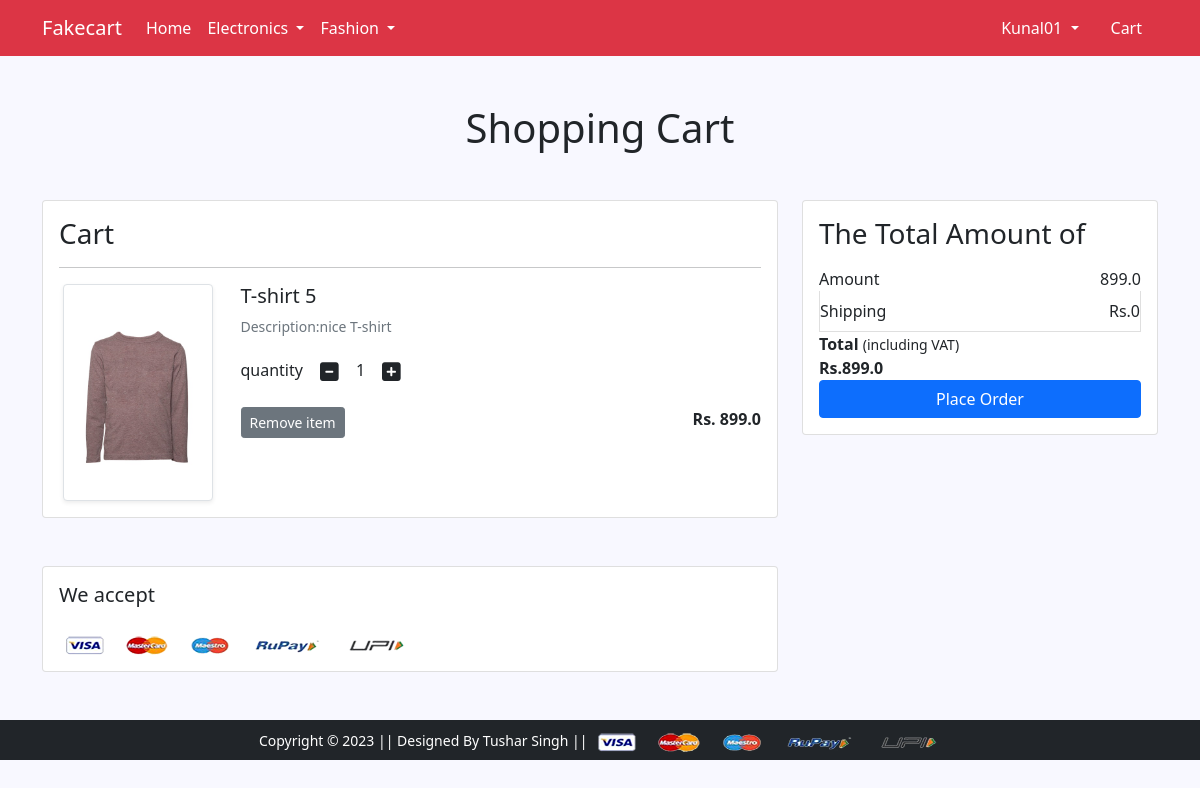
The page /showcart (signed in) on the database its author committed.
### app/models.py (models this page shows, shortened)
class Cart(models.Model):
    user=models.ForeignKey(User,on_delete=models.CASCADE)
    product=models.ForeignKey(Product,on_delete=models.CASCADE)
    quantity=models.PositiveIntegerField(default=1)

class Product(models.Model):
    title=models.CharField(max_length=150)
    selling_price=models.FloatField()
    discount_price=models.FloatField()
    description=models.TextField()
    brand=models.CharField(max_length=100)
    category=models.CharField(choices=CATEGORY_CHOICES,max_length=3)
    product_image=models.ImageField(upload_to='producting')

### app/views.py (the view)
# urls.py: path('showcart',views.show_cart,name='showcart'),
@login_required ()
def show_cart(request):
    user=request.user
    carts=Cart.objects.filter(user=user)
    amount=0.0
    base=0.0
    shiping_amount=70
    totalamount=0.0
    cart_product=[p for p in Cart.objects.all() if p.user==request.user]
    if cart_product:
        for p in cart_product:
            tempamount=(p.quantity*p.product.discount_price)
            amount+=tempamount
            if amount>=500:
                totalamount=amount + shiping_amount-shiping_amount
                base=0
            else:
                 totalamount=amount + shiping_amount
                 base=70
    else:
        return HttpResponse('<h1> your cart is empaty </h1>')
    return render(request, 'app/addtocart.html',{'amount':amount,'totalamount':totalamount,'carts':carts,'shiping_amount':shiping_amount,'base':base})

### app/templates/app/addtocart.html (shortened to what this page needs)
{% extends 'app/base.html' %}
{% load static %}
{% block main-content %}
<div class="container my-5">
 <div class="row">
  <h1 class="text-center mb-5">Shopping Cart</h1>
  <div class="col-sm-8">
  <div class="card">
   <div class="card-body">
    <h3>Cart</h3>
    {% for cart in carts %}
    <hr>
    <div class="row">
     <div class="col-sm-3 text-center align-self-center"><img src="{{cart.product.product_image.url}}" alt="" srcset="" class="img-fluid img-thumbnail shadow-sm" height="150" width="150"> </div>
     <div class="col-sm-9">
      <div>
       <h5>{{cart.product.title}}</h5>
       <p class="mb-2 text-muted small">Description:{{cart.product.description}}</p>
       <div class="my-3">
        <label for="quantity":>quantity</label>
        <a class="minus-cart btn" pid="{{cart.product.id}}"> <i class="fas fa-minus-square fa-lg"></i></a>
          <span id="quantity">{{cart.quantity}}</span>
        <a class="plus-cart btn" pid="{{cart.product.id}}"><i class="fas fa-plus-square fa-lg"></i></a>
       </div>
       <div class="d-flex justify-content-between">
        <a class="btn btn-sm btn-secondary mr-3 remove-cart" pid={{cart.product.id}}>Remove item </a>
        <p class="mb-0"><span><strong>Rs. {{cart.product.discount_price}}</strong></span></p>
       </div>
      </div>
     </div>
    </div>
    {% endfor %}
    </div>
   </div>
   </div>
  <div class="col-sm-4">
   <div class="card">
    <div class="card-body">
      <h3>The Total Amount of</h3>
      <ul class="list-group">
       <li class="list-group-item d-flex justify-content-between align-items-center border-0 px-0 pb-0">Amount<span>{{amount}}</span></li>
       <li class="list-group-item d-flex justify-content-between align-items-center px-0">Shipping<span>Rs.{{base}}</span></li>
        <div>
           <strong>Total</strong> <small>(including VAT)</small>
         </div>
         <span><strong>Rs.{{totalamount}}</strong></span>
      </ul>
      <div class="d-grid"><a href="{% url 'checkout' %}" class="btn btn-primary">Place Order</a></div>
    </div>
   </div>
  </div>
 </div>
</div>
<div class="container">
 <div class="row">
  <div class="col-sm-8">
   <div class="card">
    <div class="card-body">
      <h5 class="mb-4">We accept</h5>
      <img src="{% static 'app/images/payment.png' %}" alt="" class="img-fluid">
    </div>
  </div>
  </div>
 </div>
</div>
{% endblock main-content %}

### app/templates/app/base.html (shortened to what this page needs)
<!doctype html>
{% load static %}
<html lang="en">
  <head>
    <link href="https://cdn.jsdelivr.net/npm/bootstrap@5.0.0-beta1/dist/css/bootstrap.min.css" rel="stylesheet">
    <link rel="stylesheet" href="{% static 'app/css/owl.carousel.min.css' %}">
    <link rel="stylesheet" href="{% static 'app/css/all.min.css' %}">
    <link rel="stylesheet" href="{% static 'app/css/style.css' %}">
  </head>
  <body style="background-color:ghostwhite;">
    <nav class="navbar navbar-expand-lg navbar-dark bg-danger">
     <div class="container">
       <a class="navbar-brand" href="/">Fakecart</a>
       <div class="collapse navbar-collapse" id="navbarSupportedContent">
         <ul class="navbar-nav me-auto mb-2 mb-lg-0">
           <li class="nav-item">
             <a class="nav-link active" aria-current="page" href="/">Home</a>
           </li>
           <li class="nav-item dropdown">
             <a class="nav-link dropdown-toggle text-white" href="#" id="electronicsDropdown" role="button" data-bs-toggle="dropdown" aria-expanded="false">
               Electronics
             </a>
           </li>
           <li class="nav-item dropdown">
             <a class="nav-link dropdown-toggle text-white" href="#" id="fashionDropdown" role="button" data-bs-toggle="dropdown" aria-expanded="false">
               Fashion
             </a>
           </li>
         </ul>
         <div>
          <ul class="navbar-nav me-auto mb-2 mb-lg-0">
          {% if request.user.is_authenticated %}
           <li class="nav-item dropdown mx-2">
              <a class="nav-link dropdown-toggle text-white" href="#" id="profileDropdown" role="button" data-bs-toggle="dropdown" aria-expanded="false">
                {{request.user.username|capfirst}}
              </a>
            </li>
            <li class="nav-item mx-2">
              <a href="{% url 'showcart' %}" class="nav-link text-white"> Cart </a>
            </li>
            {% endif %}
          </ul>
         </div>
       </div>
     </div>
    </nav>
    {% block main-content %} {% endblock main-content %}
    <footer class="container-fluid bg-dark text-center p-2 mt-5">
        <small class="text-white">Copyright &copy; 2023 || Designed By Tushar Singh || </small>
        <img src="{% static 'app/images/payment.png' %}" alt="" srcset="" class="img-fluid" height="2px">
    </footer>
  </body>
</html>

### rows shown on the page
Cart: product.product_image (picture), product "T-shirt 5", product.description "nice T-shirt", quantity "1", product.discount_price "899.0"

### other values the page prints
{{ request.user.username|capfirst }} "Kunal01"
{{ amount }} "899.0"
{{ base }} "0"
{{ totalamount }} "899.0"
